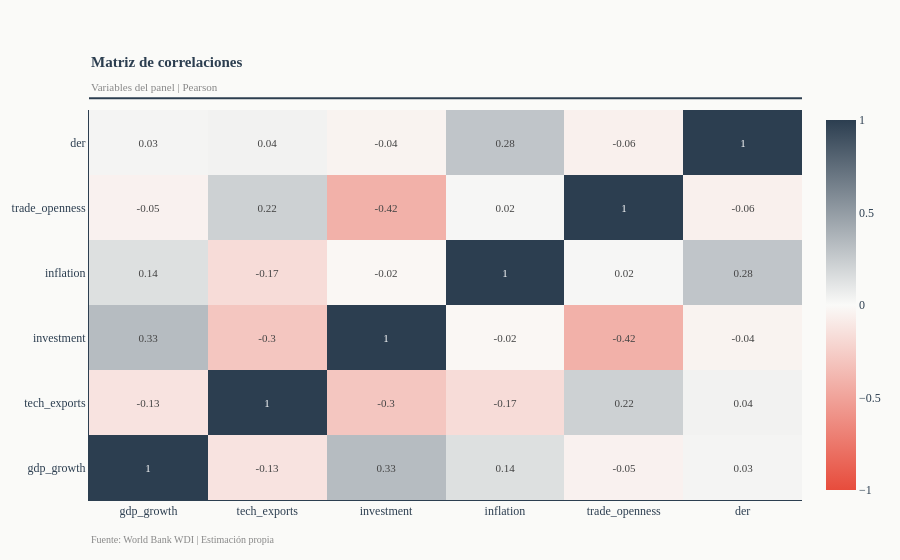

The notebook cell this image was saved under:
### Markdown cell above
La evolución de la apertura comercial revela dos modelos estructurales 
claramente diferenciados dentro de la región.

**El grupo hiperintegrado.** Vietnam, Malaysia y Cambodia superan el 
100% del PIB en comercio exterior durante todo el período — en el caso 
de Vietnam alcanza el 187% en 2021, máximo histórico de la muestra. 
Estas economías pequeñas y altamente especializadas funcionan 
esencialmente como nodos de tránsito en cadenas de valor globales, 
donde el valor del comercio exterior supera ampliamente el tamaño de 
su economía doméstica.

**El grupo de economías grandes y relativamente cerradas.** China e 
Indonesia muestran una tendencia secular a la baja en apertura comercial 
— China pasa del 49.9% en 2011 al 34% en 2020, reflejo de su transición 
hacia un modelo de crecimiento más orientado al consumo interno. Indonesia 
sigue una trayectoria similar, con apertura comercial que oscila entre 
el 33% y el 50% a lo largo del período.

**El shock de 2020 y la recuperación asimétrica.** La pandemia contrae 
la apertura comercial en todos los países, pero la recuperación es 
notablemente asimétrica. Vietnam y Cambodia aceleran hasta nuevos máximos 
en 2021 — impulsados por la demanda global de electrónica y manufactura 
ligera — mientras China e Indonesia recuperan apenas los niveles 
pre-pandemia.

Este resultado refuerza el coeficiente positivo y robusto de 
`trade_openness` en el modelo econométrico: la integración comercial 
es el canal más consistente de transmisión al crecimiento en la región, 
por encima de la intensidad exportadora tecnológica.

### Code cell
import numpy as np

# Matriz de correlación
corr_matrix = df_long[['gdp_growth', 'tech_exports', 'investment', 
                        'inflation', 'trade_openness', 'der']].corr().round(2)

fig_heat = go.Figure(data=go.Heatmap(
    z=corr_matrix.values,
    x=corr_matrix.columns.tolist(),
    y=corr_matrix.columns.tolist(),
    colorscale=[
        [0.0, '#e74c3c'],
        [0.5, '#fafaf8'],
        [1.0, '#2c3e50']
    ],
    zmid=0,
    text=corr_matrix.values,
    texttemplate='%{text}',
    textfont=dict(size=11, family='Georgia, serif'),
    showscale=True
))

fig_heat.update_layout(**BASE_LAYOUT, title=None)
add_title(fig_heat,
          'Matriz de correlaciones',
          'Variables del panel | Pearson')
add_source(fig_heat, 'World Bank WDI | Estimación propia')

print(corr_matrix.to_string())
fig_heat.show()

### Figure 1 — Plotly figure (JSON) as saved in the notebook; plotly's stock layout.template omitted (floating-point values rounded to 4 significant figures)
{"data": [{"colorscale": [[0, "#e74c3c"], [0.5, "#fafaf8"], [1, "#2c3e50"]], "showscale": true, "text": [[1, -0.13, 0.33, 0.14, -0.05, 0.03], [-0.13, 1, -0.3, -0.17, 0.22, 0.04], [0.33, -0.3, 1, -0.02, -0.42, -0.04], [0.14, -0.17, -0.02, 1, 0.02, 0.28], [-0.05, 0.22, -0.42, 0.02, 1, -0.06], [0.03, 0.04, -0.04, 0.28, -0.06, 1]], "textfont": {"family": "Georgia, serif", "size": 11}, "texttemplate": "%{text}", "type": "heatmap", "x": ["gdp_growth", "tech_exports", "investment", "inflation", "trade_openness", "der"], "y": ["gdp_growth", "tech_exports", "investment", "inflation", "trade_openness", "der"], "z": [[1, -0.13, 0.33, 0.14, -0.05, 0.03], [-0.13, 1, -0.3, -0.17, 0.22, 0.04], [0.33, -0.3, 1, -0.02, -0.42, -0.04], [0.14, -0.17, -0.02, 1, 0.02, 0.28], [-0.05, 0.22, -0.42, 0.02, 1, -0.06], [0.03, 0.04, -0.04, 0.28, -0.06, 1]], "zmid": 0}], "layout": {"annotations": [{"align": "left", "font": {"color": "#2c3e50", "family": "Georgia, serif", "size": 15}, "showarrow": false, "text": "<b>Matriz de correlaciones</b>", "x": 0, "xref": "paper", "y": 1.15, "yref": "paper"}, {"align": "left", "font": {"color": "#888", "family": "Georgia, serif", "size": 11}, "showarrow": false, "text": "Variables del panel | Pearson", "x": 0, "xref": "paper", "y": 1.08, "yref": "paper"}, {"align": "left", "font": {"color": "#888", "size": 10}, "showarrow": false, "text": "Fuente: World Bank WDI | Estimación propia", "x": 0, "xref": "paper", "y": -0.12, "yref": "paper"}], "font": {"color": "#2c3e50", "family": "Georgia, serif", "size": 12}, "legend": {"bgcolor": "#fafaf8", "bordercolor": "#e8e8e4", "borderwidth": 1, "font": {"color": "#2c3e50"}}, "margin": {"b": 60, "t": 110}, "paper_bgcolor": "#fafaf8", "plot_bgcolor": "#fafaf8", "shapes": [{"line": {"color": "#2c3e50", "width": 2}, "type": "line", "x0": 0, "x1": 1, "xref": "paper", "y0": 1.03, "y1": 1.03, "yref": "paper"}], "title": {}, "xaxis": {"gridcolor": "#e8e8e4", "gridwidth": 0.5, "linecolor": "#2c3e50", "showgrid": false, "tickfont": {"color": "#2c3e50"}}, "yaxis": {"gridcolor": "#e8e8e4", "gridwidth": 0.8, "linecolor": "#2c3e50", "tickfont": {"color": "#2c3e50"}, "zeroline": true, "zerolinecolor": "#2c3e50", "zerolinewidth": 1}}}
